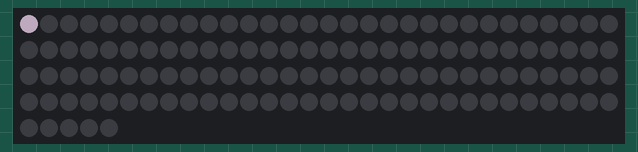
Recording of a sketch running on a simulated ESP32. Shown: 125 RGB LEDs in strip order, left to right, continuing on the next row. Dim RGB values are drawn brighter than linear; WiFi joins after 1.5 s; servers stay silent unless stated; the local clock reads 2024-03-15 10:24:30 at power-on unless the sketch sets it.

Above: at 0.1 s.
At 1.7 s:
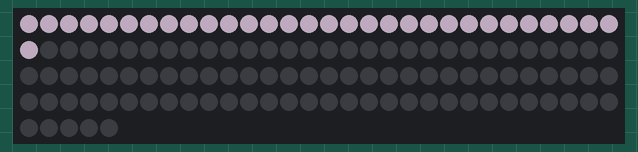
At 3.4 s:
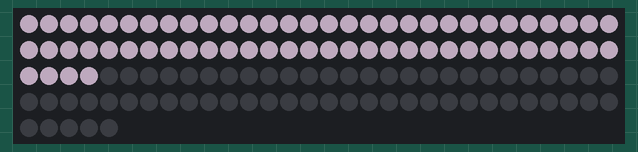
At 5.1 s:
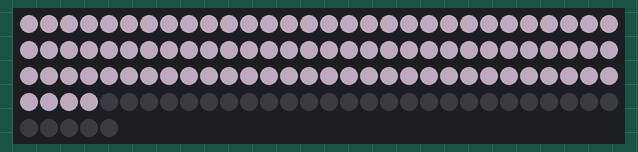
At 6.7 s:
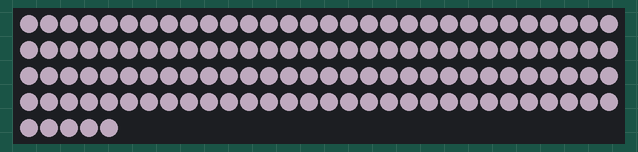
At 8.8 s:
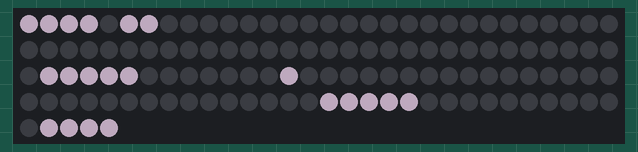

The sketch:

hello_word_esp32.ino
```cpp
#include <WiFi.h>
#include <WiFiManager.h>
#include <time.h>
#include "RTClib.h"
#include <Wire.h>
#include <FastLED.h>

// --- CONFIGURAZIONE HARDWARE ---
#define LED_PIN     18
#define NUM_LEDS    125
#define LED_TYPE    WS2812B
#define COLOR_ORDER GRB

// --- CONFIGURAZIONE LUMINOSITÀ (NIGHT MODE) ---
#define BRIGHTNESS_DAY   80
#define BRIGHTNESS_NIGHT  5
#define ORA_INIZIO_NOTTE  23
#define ORA_FINE_NOTTE     7

CRGB leds[NUM_LEDS];
RTC_DS1307 rtc;
CRGB color = CRGB(255, 225, 255);

const char* TZ_INFO = "CET-1CEST,M3.5.0,M10.5.0/3";

void configModeCallback (WiFiManager *myWiFiManager) {
  // Se entriamo in modalità portale, coloriamo il primo LED di rosso
  leds[0] = CRGB::Red;
  FastLED.show();
}

void setup() {
  Serial.begin(115200);
  Wire.begin(21, 22);

  FastLED.addLeds<LED_TYPE, LED_PIN, COLOR_ORDER>(leds, NUM_LEDS);
  FastLED.setBrightness(BRIGHTNESS_DAY);
  FastLED.clear();
  FastLED.show();

  // --- ANIMAZIONE DI AVVIO SEQUENZIALE ---
  // Accende ogni LED uno alla volta
  for(int i = 0; i < NUM_LEDS; i++) {
    leds[i] = color;
    FastLED.show();
    delay(50); // Regola questo valore per cambiare la velocità (10ms * 125 led = 1.25 secondi totali)
  }
  delay(500);
  FastLED.clear(); // Spegne tutto prima di procedere
  FastLED.show();

  if (!rtc.begin()) {
    Serial.println("RTC non trovato!");
    while (1);
  }

  WiFiManager wm;
  wm.setAPCallback(configModeCallback);

  // Se non si connette, apre l'AP "WordClock_Setup"
  if(!wm.autoConnect("WordClock_Setup")) {
    ESP.restart();
  }

  // Spegniamo il LED rosso se era acceso
  leds[0] = CRGB::Black;
  FastLED.show();

  // Sincronizzazione Ora
  configTime(0, 0, "pool.ntp.org", "europe.pool.ntp.org");
  setenv("TZ", TZ_INFO, 1);
  tzset();

  struct tm timeinfo;
  if (getLocalTime(&timeinfo)) {
    rtc.adjust(DateTime(timeinfo.tm_year + 1900, timeinfo.tm_mon + 1, timeinfo.tm_mday,
                        timeinfo.tm_hour, timeinfo.tm_min, timeinfo.tm_sec));
  }
}

void loop() {
  DateTime adesso = rtc.now();
  int oraAttuale = adesso.hour();

  // Gestione luminosità Night Mode
  if (oraAttuale >= ORA_INIZIO_NOTTE || oraAttuale < ORA_FINE_NOTTE) {
    FastLED.setBrightness(BRIGHTNESS_NIGHT);
  } else {
    FastLED.setBrightness(BRIGHTNESS_DAY);
  }

  // Risincronizzazione giornaliera
  if (oraAttuale == 4 && adesso.minute() == 0 && adesso.second() < 5) {
    struct tm timeinfo;
    if (getLocalTime(&timeinfo)) {
      rtc.adjust(DateTime(timeinfo.tm_year + 1900, timeinfo.tm_mon + 1, timeinfo.tm_mday,
                          timeinfo.tm_hour, timeinfo.tm_min, timeinfo.tm_sec));
    }
  }

  displayTime(adesso);
  delay(5000);
}

void displayTime(DateTime t) {
  FastLED.clear();

  int h = t.hour();
  int m = t.minute();
  int roundedM = (m / 5) * 5;

  // LED puntini minuti
  int remainder = m % 5;
  if (remainder >= 1) leds[124] = color;
  if (remainder >= 2) leds[123] = color;
  if (remainder >= 3) leds[122] = color;
  if (remainder >= 4) leds[121] = color;

  if (roundedM > 30) h = h + 1;
  if (h > 23) h = 0;
  int displayH = (h > 12) ? h - 12 : h;
  if (displayH == 0) displayH = 12;

  if (roundedM > 0 && roundedM <= 30) {
    accendi(73, 73);
  } else if (roundedM >= 35) {
    accendi(83, 86);
  }

  if (displayH == 1) {
    accendi(15, 18); accendi(20, 20);
  } else {
    accendi(0, 3); accendi(5, 6);
    switch (displayH) {
      case 2:  accendi(8, 10); break;
      case 3:  accendi(11, 13); break;
      case 4:  accendi(22, 28); break;
      case 5:  accendi(66, 71); break;
      case 6:  accendi(30, 32); break;
      case 7:  accendi(55, 59); break;
      case 8:  accendi(33, 36); break;
      case 9:  accendi(44, 47); break;
      case 10: accendi(61, 65); break;
      case 11: accendi(38, 43); break;
      case 12: accendi(49, 54); break;
    }
  }

  switch (roundedM) {
    case 5:   accendi(99, 104); break;
    case 10:  accendi(113, 117); break;
    case 15:  accendi(90, 91); accendi(93, 98); break;
    case 20:  accendi(105, 109); break;
    case 25:  accendi(99, 109); break;
    case 30:  accendi(77, 81); break;
    case 35:  accendi(99, 109); break;
    case 40:  accendi(105, 109); break;
    case 45:  accendi(90, 91); accendi(93, 98); break;
    case 50:  accendi(113, 117); break;
    case 55:  accendi(99, 104); break;
  }

  FastLED.show();
}

void accendi(int start, int end) {
  for (int i = start; i <= end; i++) {
    leds[i] = color;
  }
}
```

Measured:
- what the display in image 4 shows lasts 0.5 s, from 6.7 s to 7.2 s
